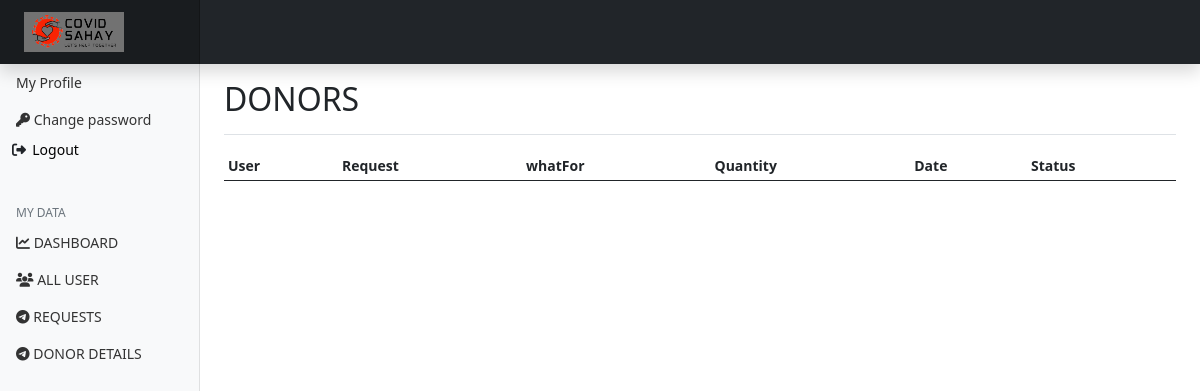
/myadmin/Donors (signed in), run on an earlier commit of the app's database.
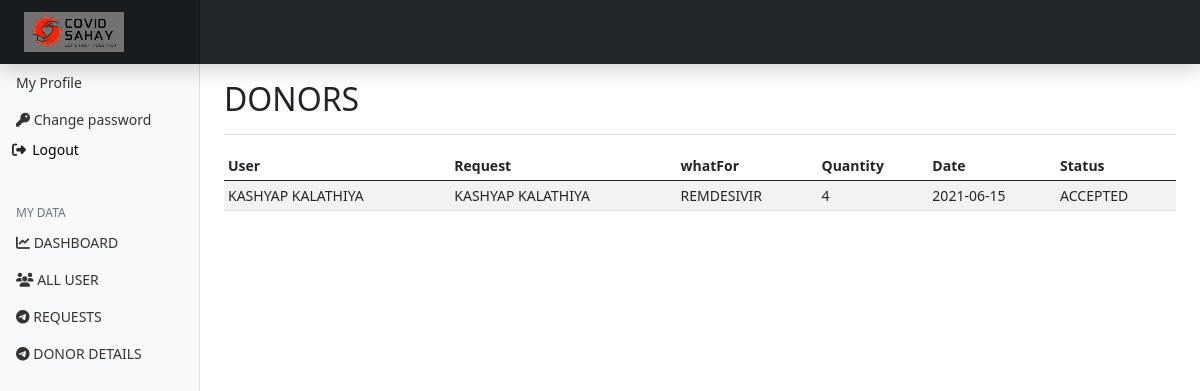
And on a later commit of the database.
### user/models.py (models this page shows)
class Donor(models.Model):
   user = models.ForeignKey(User, on_delete=models.SET_NULL, null=True)
   requests = models.ForeignKey(Requests, on_delete=models.SET_NULL, null=True)
   date = models.CharField(max_length=20, null=True)
   status = models.CharField(max_length=20, default='pending', null=True)

class User(models.Model):
   fName = models.CharField(max_length=20, null=True)
   lName = models.CharField(max_length=20, null=True)
   mono = models.BigIntegerField(null=True)
   gender = models.CharField(max_length=10, null=True)
   dob = models.CharField(max_length=10, null=True)
   bGrp = models.CharField(max_length=10, null=True)
   email = models.CharField(max_length=30, null=True)
   state = models.CharField(max_length=20, null=True)
   city = models.CharField(max_length=20, null=True)
   area = models.CharField(max_length=20, null=True)
   add = models.CharField(max_length=50, null=True)
   pwd = models.CharField(max_length=50, null=True)

class Requests(models.Model):
   name = models.CharField(max_length=20, null=True)
   user = models.ForeignKey(User, on_delete=models.SET_NULL, null=True)
   whatFor = models.CharField(max_length=40, null=True)
   quantity = models.CharField(max_length=20, default="1", null=True)
   date = models.CharField(max_length=20, null=True)
   adharcard = models.ImageField(upload_to='images/adharcard', null=True)
   prescription = models.ImageField(upload_to='images/prescription', null=True)
   status = models.CharField(max_length=20, default='pending', null=True)

### myadmin/views.py (the view)
# urls.py: path('/Donors',django_admin_donor, name='donors'),
def django_admin_donor(request):
     try:
          aId = request.session['admin_id']
     except KeyError:
          return redirect('alogin')
     aDetail = MyAdmin.objects.get(id=aId)
     Donors = Donor.objects.all()
     context = {
          "aId": aDetail.aName,
          "Donors": Donors,
     }
     if request.method == 'POST':
          if request.POST.get('logout'):
               if request.session.has_key('admin_id'):
                    request.session.flush()
               return redirect('alogin')
     return render(request, 'Myadmin_panel/donors.html', context)

### template/Myadmin_panel/donors.html (shortened to what this page needs)
{% extends 'Myadmin_panel/header.html' %}
{% load static %}
{% get_static_prefix as STATFILE %}
{% block 'content' %}
<div class="d-flex justify-content-between flex-wrap flex-md-nowrap align-items-center pt-3 pb-2 mb-3 border-bottom">
    <h2>DONORS</h2>
</div>
<div class="table-responsive" >
    <table class="table table-striped table-sm" id="mydtable">
      <thead>
        <tr>
          <th scope="col">User</th>
          <th scope="col">Request</th>
          <th scope="col">whatFor</th>
          <th scope="col">Quantity</th>
          <th scope="col">Date</th>
          <th scope="col">Status</th>
        </tr>
      </thead>
      <tbody>
        {% for all in Donors %}
        <tr>
          <td>{{all.user.fName |upper}} {{all.user.lName |upper}}</td>
          <td>{{all.requests.name |upper}}</td>
          <td>{{all.requests.whatFor |upper}}</td>
          <td>{{all.requests.quantity |upper}}</td>
          <td>{{all.date |upper}}</td>
          <td>{{all.status |upper}}</td>
        </tr>
        {% endfor %}
      </tbody>
    </table>
</div>
{% endblock 'content' %}
{% block 'extrajs' %}
<link rel="stylesheet" href="https://cdn.datatables.net/1.10.21/css/dataTables.bootstrap4.min.css">
{% endblock 'extrajs' %}

What changed in the data, as far as the page shows it:
added Donor: user.fName "KASHYAP", user.lName "KALATHIYA", requests.name "KASHYAP KALATHIYA", requests.whatFor "REMDESIVIR", requests.quantity "4", date "2021-06-15", status "ACCEPTED"
